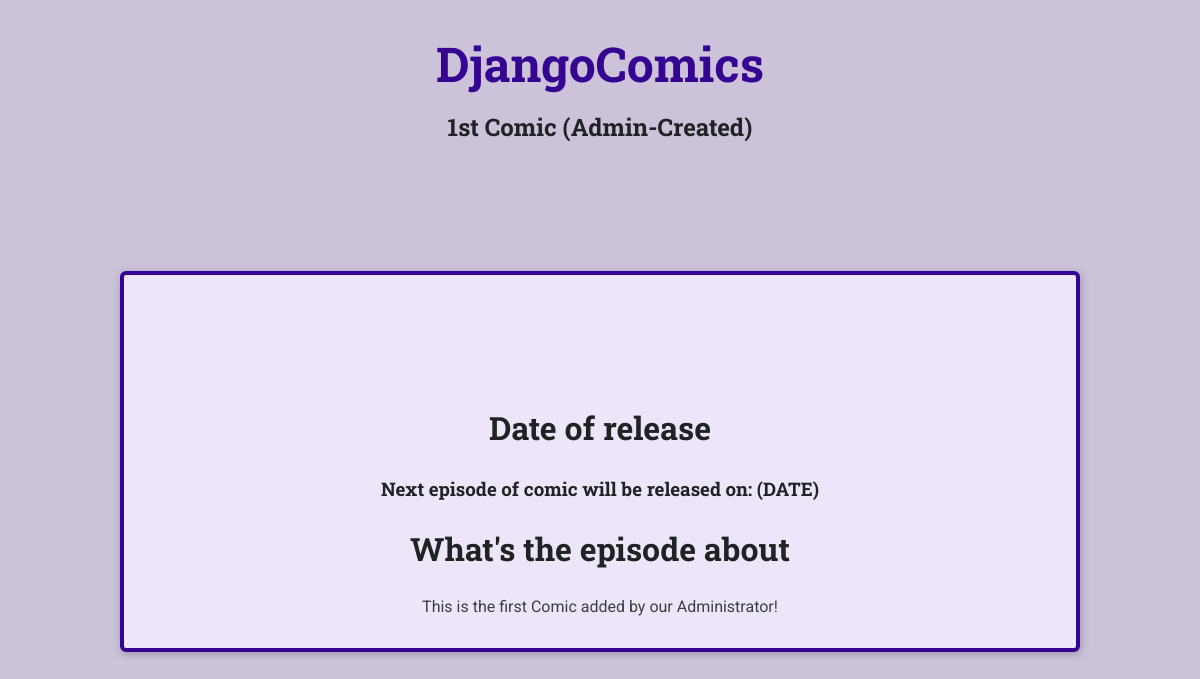
The page /comics/1st-admin-comic on the database its author committed.
### comicapp/models.py (models this page shows, shortened)
class Comic(models.Model):
    title = models.CharField(max_length=255)
    slug = models.SlugField(unique=True)
    description = models.TextField()
    image = models.ImageField(upload_to='images')

### comicapp/views.py (the view)
# urls.py: path('comics/<slug:comics_slug>', views.comics_details, name='comics-details')
def comics_details(request, comics_slug):
    try:
        selected_comic = Comic.objects.get(slug=comics_slug)
        return render(request, 'comicapp/comics_details.html',{
            'comic_found': True,
            'comic_title': selected_comic.title,
            'comic_description': selected_comic.description
        })
    except Exception as e:
        return render(request,'comicapp/comics_details.html',{'comic_found': False})

### comicapp/templates/comicapp/comics_details.html (shortened to what this page needs)
{% extends 'base/base.html' %}
{% load static %}
{% block site_css %}
    <link rel="stylesheet" href="{% static 'comicapp/styles/comics-details.css'%}">
{% endblock %}
{% block main_heading %}
    {{ comic_title }}
{% endblock %}
{% block body %}
{% if comic_found %}
    <article>
        <section id="release">
            <h2>Date of release</h2>
            <h3>Next episode of comic will be released on: (DATE)</h3>
        </section>
        <h2>What's the episode about</h2>
        <p> {{comic_description}}</p>
    </article>
{% else %}
<p>no comics found under this slug</p>
{% endif %}
{% endblock %}

### comicapp/static/comicapp/styles/base.css (style rules this page uses)
* { box-sizing: border-box; }
body { font-family: 'Roboto', sans-serif; margin: 0; background-color: #ccc3db; color: #3e3e41; }
h1, h2, h3 { font-family: 'Roboto Slab', sans-serif; color: #222224; }

### comicapp/static/comicapp/styles/comics-details.css (style rules this page uses)
article { max-width: 60rem; margin: 5rem auto; border-radius: 6px; background-color: #ede6f8; border: 4px solid #350490; box-shadow: 1px 2px 8px rgba(0, 0, 0, 0.25); position: relative; padding: 1rem; text-align: center; }
section:first-of-type { margin-top: 6rem; }
h2 { font-size: 2rem; }

### rows shown on the page
Comic: title "1st Comic (Admin-Created)", description "This is the first Comic added by our Administrator!"
